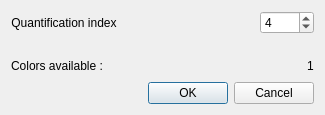
<?xml version="1.0" encoding="UTF-8"?>
<ui version="4.0">
 <class>QuantiDialog</class>
 <widget class="QDialog" name="QuantiDialog">
  <property name="geometry">
   <rect>
    <x>0</x>
    <y>0</y>
    <width>325</width>
    <height>115</height>
   </rect>
  </property>
  <property name="windowTitle">
   <string>Histogram Clustering setting</string>
  </property>
  <layout class="QVBoxLayout" name="verticalLayout_2">
   <item>
    <layout class="QHBoxLayout" name="horizontalLayout_bottom">
     <item>
      <widget class="QLabel" name="quanti_label">
       <property name="text">
        <string>Quantification index</string>
       </property>
       <property name="alignment">
        <set>Qt::AlignCenter</set>
       </property>
      </widget>
     </item>
     <item>
      <spacer name="horizontalSpacer">
       <property name="orientation">
        <enum>Qt::Horizontal</enum>
       </property>
       <property name="sizeHint" stdset="0">
        <size>
         <width>40</width>
         <height>20</height>
        </size>
       </property>
      </spacer>
     </item>
     <item>
      <widget class="QSpinBox" name="area_quanti">
       <property name="minimum">
        <number>1</number>
       </property>
       <property name="maximum">
        <number>1000</number>
       </property>
       <property name="value">
        <number>4</number>
       </property>
      </widget>
     </item>
    </layout>
   </item>
   <item>
    <spacer name="verticalSpacer">
     <property name="orientation">
      <enum>Qt::Vertical</enum>
     </property>
     <property name="sizeType">
      <enum>QSizePolicy::Expanding</enum>
     </property>
     <property name="sizeHint" stdset="0">
      <size>
       <width>20</width>
       <height>20</height>
      </size>
     </property>
    </spacer>
   </item>
   <item>
    <layout class="QHBoxLayout" name="horizontalLayout_bottom_4">
     <item alignment="Qt::AlignLeft">
      <widget class="QLabel" name="quanti_label_5">
       <property name="text">
        <string>Colors available :</string>
       </property>
       <property name="alignment">
        <set>Qt::AlignCenter</set>
       </property>
       <property name="margin">
        <number>0</number>
       </property>
      </widget>
     </item>
     <item>
      <spacer name="horizontalSpacer_2">
       <property name="orientation">
        <enum>Qt::Horizontal</enum>
       </property>
       <property name="sizeHint" stdset="0">
        <size>
         <width>40</width>
         <height>20</height>
        </size>
       </property>
      </spacer>
     </item>
     <item>
      <widget class="QLabel" name="nb_color_label">
       <property name="text">
        <string>1</string>
       </property>
       <property name="alignment">
        <set>Qt::AlignCenter</set>
       </property>
      </widget>
     </item>
    </layout>
   </item>
   <item>
    <widget class="QDialogButtonBox" name="buttonBox">
     <property name="orientation">
      <enum>Qt::Horizontal</enum>
     </property>
     <property name="standardButtons">
      <set>QDialogButtonBox::Cancel|QDialogButtonBox::Ok</set>
     </property>
    </widget>
   </item>
  </layout>
 </widget>
 <resources/>
 <connections>
  <connection>
   <sender>buttonBox</sender>
   <signal>accepted()</signal>
   <receiver>QuantiDialog</receiver>
   <slot>accept()</slot>
   <hints>
    <hint type="sourcelabel">
     <x>248</x>
     <y>254</y>
    </hint>
    <hint type="destinationlabel">
     <x>157</x>
     <y>274</y>
    </hint>
   </hints>
  </connection>
  <connection>
   <sender>buttonBox</sender>
   <signal>rejected()</signal>
   <receiver>QuantiDialog</receiver>
   <slot>reject()</slot>
   <hints>
    <hint type="sourcelabel">
     <x>316</x>
     <y>260</y>
    </hint>
    <hint type="destinationlabel">
     <x>286</x>
     <y>274</y>
    </hint>
   </hints>
  </connection>
 </connections>
</ui>
